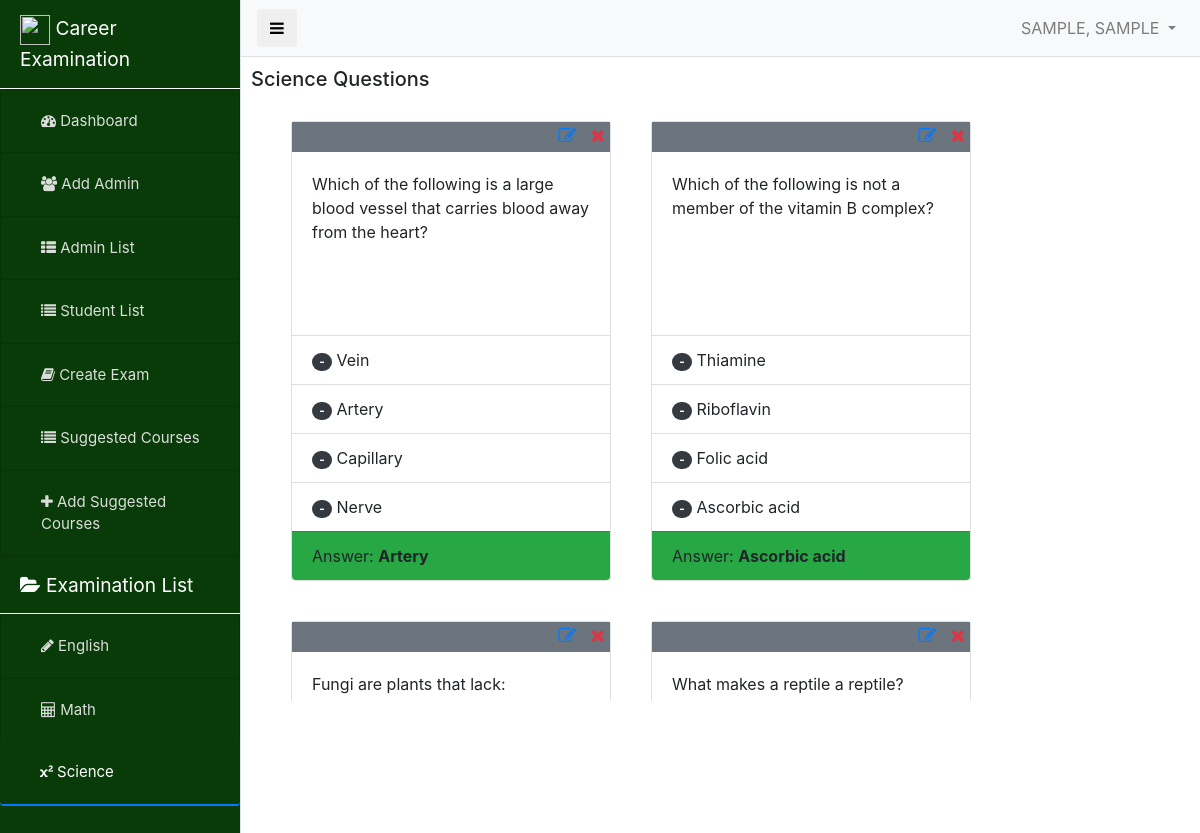
The app's page /pages/science.php (signed in) with its own data.
### tables this page shows
CREATE TABLE `exams` (
  `id` int(11) NOT NULL,
  `category` varchar(32) NOT NULL,
  `question` longtext NOT NULL,
  `c1` longtext NOT NULL,
  `c2` longtext NOT NULL,
  `c3` longtext NOT NULL,
  `c4` longtext NOT NULL,
  `answer` longtext NOT NULL
);

### pages/science.php (the view, shortened to what this page needs)
<?php
include "../functions/conn.php";
?>
<!DOCTYPE html>
<html lang="en">
<head>
    <?php include '../components/bootstrap.php'; ?>
    <link rel="stylesheet" href="../dep/font-awesome/css/font-awesome.min.css">
    <link rel="stylesheet" href="../css/admin_style.css">
    <link rel="stylesheet" href="../dep/minJsCss/css/notify.css">
    <link rel="stylesheet" href="../dep/minJsCss/css/prettify.css">
</head>
<body>
    <div class="d-flex" id="wrapper">
        <?php include '../components/admin_sideNav.php'; ?>
        <div id="page-content-wrapper">
            <?php include '../components/admin_nav.php'; ?>
            <h5 class="" style="margin: 10px;">Science Questions</h5>
            <div class="container-fluid">
                <div class="container" style="overflow-y: scroll; height: 600px;">
                    <?php
                    $query = mysqli_query($conn, "SELECT * FROM exams WHERE category = 'science'");
                    while ($row = mysqli_fetch_object($query)) :
                    ?>
                        <div class="card" style="width: 20rem; height: 460px; float: left;margin:20px;">
                            <div class="bg-secondary" style="margin: 0;width: 100%;height: 30px;text-align: right;">
                                <a href="edit-exam.php?cat=Science&&id=<?php echo $row->id ?>" alt="edit" style="text-decoration: none;">
                                    <i class="fa fa-edit" style="font-size: 18px;margin: 5px"></i>
                                </a>
                                <a href="delete-exam.php?id=<?php echo $row->id ?>" alt="delete" class="text-danger" style="text-decoration: none;">
                                    <i class="fa fa-times" style="font-size: 18px;margin: 5px;"></i>
                                </a>
                            </div>
                            <div class="card-body">
                                <p class="card-title">
                                    <?php
                                    echo $row->question;
                                    ?>
                                </p>
                            </div>
                            <ul class="list-group list-group-flush">
                                <li class="list-group-item">
                                    <span class="badge badge-dark badge-pill">-</span>
                                    <?php
                                    echo $row->c1;
                                    ?>
                                </li>
                                <li class="list-group-item">
                                    <span class="badge badge-dark badge-pill">-</span>
                                    <?php
                                    echo $row->c2;
                                    ?>
                                </li>
                                <li class="list-group-item">
                                    <span class="badge badge-dark badge-pill">-</span>
                                    <?php
                                    echo $row->c3;
                                    ?>
                                </li>
                                <li class="list-group-item">
                                    <span class="badge badge-dark badge-pill">-</span>
                                    <?php
                                    echo $row->c4;
                                    ?>
                                </li>
                                <li class="list-group-item bg-success">
                                    <p class="card-text">
                                        Answer: <strong><?php echo $row->answer; ?></strong>
                                    </p>
                                </li>
                            </ul>
                        </div>
                    <?php
                    endwhile;
                    ?>
                </div>
            </div>
        </div>
    </div>
</body>
</html>

### components/admin_nav.php (shortened to what this page needs)
<?php $query = mysqli_query($conn, "SELECT * FROM `admin` WHERE id = $_SESSION[admin_id]"); ?>
<nav class="navbar navbar-expand-lg navbar-light bg-light border-bottom sticky-top">
    <button class="btn btn-default" id="menu-toggle"><i class="fa fa-bars"></i></button>
    <ul class="navbar-nav ml-auto mt-2 mt-lg-0">
        <li class="nav-item dropdown">
            <a class="nav-link dropdown-toggle" href="#" id="navbarDropdown" role="button" data-toggle="dropdown" aria-haspopup="true" aria-expanded="true">
                <?php
                $admin = mysqli_fetch_object($query);
                echo strtoupper($admin->lname) . ", " . strtoupper($admin->fname);
                ?>
            </a>
        </li>
    </ul>
</nav>

### css/admin_style.css (style rules this page uses)
#wrapper { overflow-x: hidden; }
#page-content-wrapper { min-width: 100vw; }
@media (min-width: 768px) { #page-content-wrapper { min-width: 0; width: 100%; } }

### records on screen
exams: question "Which of the following is a large blood vessel that carries blood away from the heart?", c1 "Vein", c2 "Artery", c3 "Capillary", c4 "Nerve", answer "Artery"
exams: question "Which of the following is not a member of the vitamin B complex?", c1 "Thiamine", c2 "Riboflavin", c3 "Folic acid", c4 "Ascorbic acid", answer "Ascorbic acid"
exams: question "Fungi are plants that lack:"
exams: question "What makes a reptile a reptile?"

### other values on screen
$title "Dashboard"
$title "Add Admin"
$title "Admin List"
$title "Student List"
$title "Create Exam"
$title "Suggested Courses"
$title "Add Suggested Courses"
$title "English"
$title "Math"
$title "Science"
$admin->lname "SAMPLE"
$admin->fname "SAMPLE"
